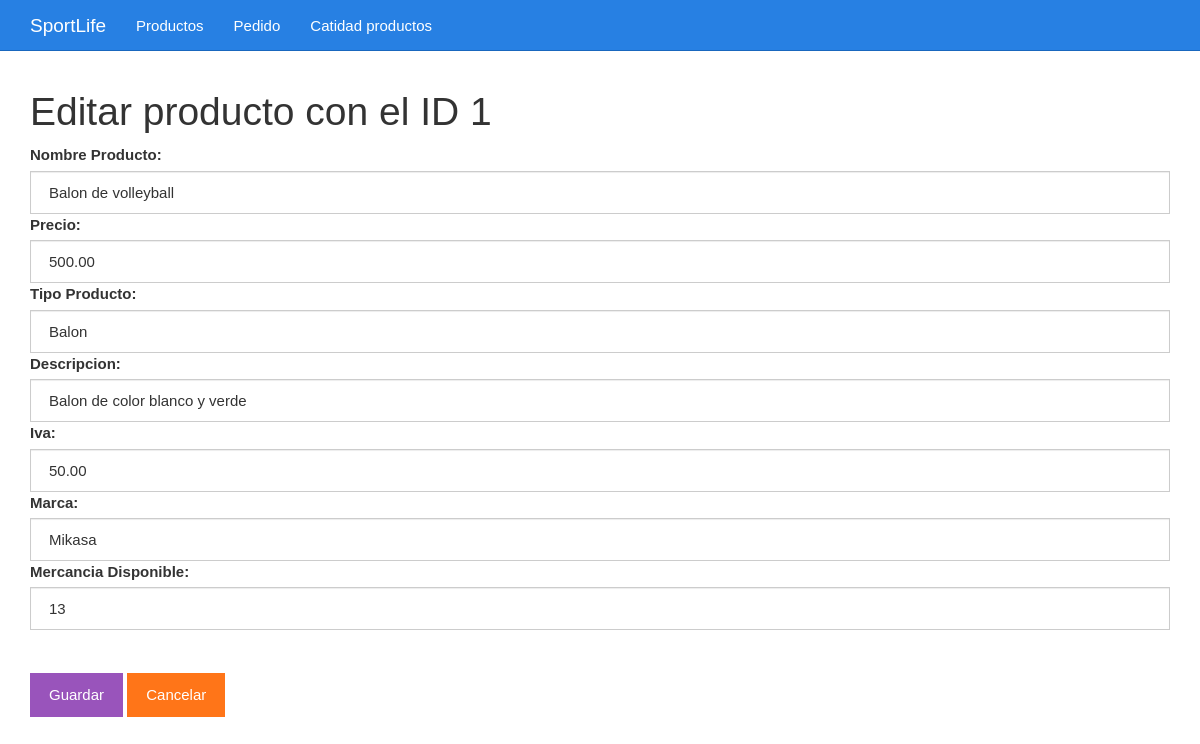
Screenshot of /editar.php?id=1 with the database file from the repository.
### tables this page shows
CREATE TABLE `productos` (
  `id_producto` int(100) NOT NULL,
  `Nombreproducto` varchar(255) NOT NULL,
  `Precio` decimal(7,2) NOT NULL,
  `Tipoproducto` varchar(255) NOT NULL,
  `Descripcion` varchar(255) NOT NULL,
  `Iva` decimal(5,2) NOT NULL,
  `Marca` varchar(255) NOT NULL,
  `Mercanciadisponible` int(100) NOT NULL
);

### editar.php (the view, shortened to what this page needs)
<?php
$id = $_GET["id"];
include_once "base_de_datos.php";
$sentencia = $base_de_datos->prepare("SELECT * FROM productos WHERE id_producto = ?;");
$sentencia->execute([$id]);
$producto = $sentencia->fetch(PDO::FETCH_OBJ);
?>
<?php include_once "encabezado.php" ?>
	<div class="col-xs-12">
		<h1>Editar producto con el ID <?php echo $producto->id_producto; ?></h1>
		<form method="post" action="guardarDatosEditados.php">
			<label for="Nombreproducto">Nombre Producto:</label>
			<input value="<?php echo $producto->Nombreproducto ?>" class="form-control" name="Nombreproducto" required type="text" id="Nombreproducto" placeholder="Escribe el nombre">
			<label for="Precio">Precio:</label>
			<input required id="Precio" name="Precio" type="number" class="form-control" value="<?php echo $producto->Precio?>" placeholder="Precio">
			<label for="Tipoproducto">Tipo Producto:</label>
			<input value="<?php echo $producto->Tipoproducto ?>" class="form-control" name="Tipoproducto" required type="text" id="Tipoproducto" placeholder="Tipo de producto">
			<label for="Descripcion">Descripcion:</label>
			<input value="<?php echo $producto->Descripcion ?>" class="form-control" name="Descripcion" required type="text" id="Descripcion" placeholder="Descripcion">
			<label for="Iva">Iva:</label>
			<input value="<?php echo $producto->Iva ?>" class="form-control" name="Iva" required type="number" id="Iva" placeholder="IVA">
			<label for="Marca">Marca:</label>
			<input value="<?php echo $producto->Marca ?>" class="form-control" name="Marca" required type="text" id="Marca" placeholder="Marca">
			<label for="Mercanciadisponible">Mercancia Disponible:</label>
			<input value="<?php echo $producto->Mercanciadisponible ?>" class="form-control" name="Mercanciadisponible" required type="number" id="Mercanciadisponible" placeholder="Mercancia Disponible">
			<br><br><input class="btn btn-info" type="submit" value="Guardar">
			<a class="btn btn-warning" href="./listar.php">Cancelar</a>
		</form>
	</div>
<?php include_once "pie.php" ?>

### css/estilo.css (style rules this page uses)
body { padding-top: 70px; }

### rows the page displays
productos: id_producto "1", Nombreproducto "Balon de volleyball", Precio "500.00", Tipoproducto "Balon", Descripcion "Balon de color blanco y verde", Iva "50.00", Marca "Mikasa", Mercanciadisponible "13"
